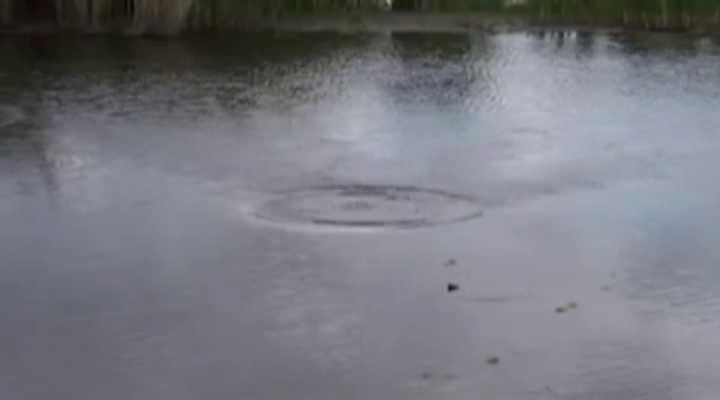
#> input picture frame 16 of src_open_cv/vsplesk.mp4, 720 x 400 px, given in place of 1.avi, which was not available
$ python tracker_2_2.py ../src_open_cv/vsplesk.png   (Python 2 division)   (older library calls are emulated)
#> lines starting #> are read from the running program, lines starting #| are printed output that depends on the picture; after the words box and inside, x2 and y2 are one past the last pixel; in counts of white or black regions, pixels touching at a corner belong together; pictures that were not available may be replaced by others from this repository, and a replacement may not be noted
### tracker_ver2/video.py
#!/usr/bin/env python

'''
Video capture sample.

Sample shows how VideoCapture class can be used to acquire video
frames from a camera of a movie file. Also the sample provides
an example of procedural video generation by an object, mimicking
the VideoCapture interface (see Chess class).

'create_capture' is a convinience function for capture creation,
falling back to procedural video in case of error.

Usage:
    video.py [--shotdir <shot path>] [source0] [source1] ...'

    sourceN is an
     - integer number for camera capture
     - name of video file
     - synth:<params> for procedural video

Synth examples:
    synth:bg=../cpp/lena.jpg:noise=0.1
    synth:class=chess:bg=../cpp/lena.jpg:noise=0.1:size=640x480

Keys:
    ESC    - exit
    SPACE  - save current frame to <shot path> directory

'''

import numpy as np
from numpy import pi, sin, cos

import cv2

# built-in modules
from time import clock

# local modules
import common

class VideoSynthBase(object):
    # [14 lines left out: function __init__, not called in this run]

    def render(self, dst):
        pass

    # [15 lines left out: function read, not called in this run]

    def isOpened(self):
        return True

class Chess(VideoSynthBase):
    # [45 lines left out: functions __init__, draw_quads, render, not called in this run]


classes = dict(chess=Chess)

presets = dict(
    empty = 'synth:',
    lena = 'synth:bg=../cpp/lena.jpg:noise=0.1',
    chess = 'synth:class=chess:bg=../cpp/lena.jpg:noise=0.1:size=640x480'
)


def create_capture(source = 0, fallback = presets['chess']):
    '''source: <int> or '<int>|<filename>|synth [:<param_name>=<value> [:...]]'
    '''
    source = str(source).strip()
    chunks = source.split(':')
    # handle drive letter ('c:', ...)
    if len(chunks) > 1 and len(chunks[0]) == 1 and chunks[0].isalpha():
        chunks[1] = chunks[0] + ':' + chunks[1]
        del chunks[0]

    source = chunks[0]
    try: source = int(source)
    except ValueError: pass
    params = dict( s.split('=') for s in chunks[1:] )

    cap = None
    if source == 'synth':
        Class = classes.get(params.get('class', None), VideoSynthBase)
        try: cap = Class(**params)
        except: pass
    else:
        cap = cv2.VideoCapture(source)
        if 'size' in params:
            w, h = map(int, params['size'].split('x'))
            cap.set(cv2.CAP_PROP_FRAME_WIDTH, w)
            cap.set(cv2.CAP_PROP_FRAME_HEIGHT, h)
    if cap is None or not cap.isOpened():
        print 'Warning: unable to open video source: ', source
        if fallback is not None:
            return create_capture(fallback, None)
    return cap

# [30 lines that do not run on import are left out]

### tracker_ver2/tracker_2_2.py
#!/usr/bin/env python

'''
This sample demonstrates Canny edge detection.

Usage:
  edge.py [<video source>]

  Trackbars control edge thresholds.

'''

import cv2

# relative module
import video

# built-in module
import sys


if __name__ == '__main__':
    print __doc__

    try:
        fn = "/root/v/1.avi"#sys.argv[1]
    except:
        fn = 0

    def nothing(*arg):
        pass

    cv2.namedWindow('edge')
    #cv2.createTrackbar('thrs1', 'edge', 1600, 5000, nothing)
    #cv2.createTrackbar('thrs2', 'edge', 600, 5000, nothing)

    cap = video.create_capture(fn)
    while True:
        flag, img = cap.read()
#> img is the input picture: shape (400, 720, 3); mean B, G, R 125.6, 118.3, 117.1
        gray = cv2.cvtColor(img, cv2.COLOR_BGR2GRAY)
        thrs1 = 500#cv2.getTrackbarPos('thrs1', 'edge')
        thrs2 = 4000#cv2.getTrackbarPos('thrs2', 'edge')
        edge = cv2.Canny(gray, thrs1, thrs2, apertureSize=5)
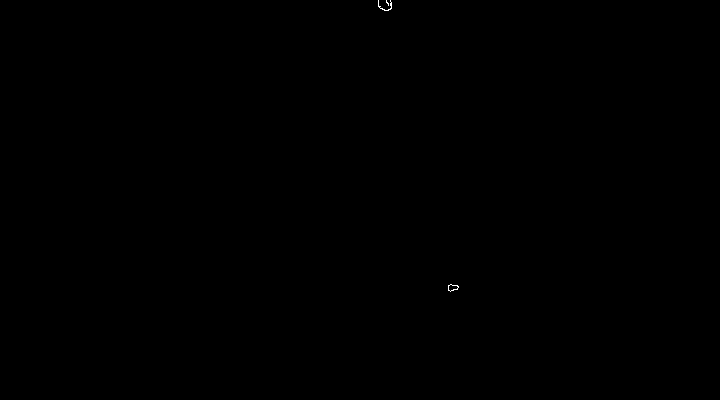
#> edge: shape (400, 720); 0.03% white in thin lines or dots, all inside (x1, y1, x2, y2) = (378, 0, 459, 292)
        vis = img.copy()
        vis /= 2
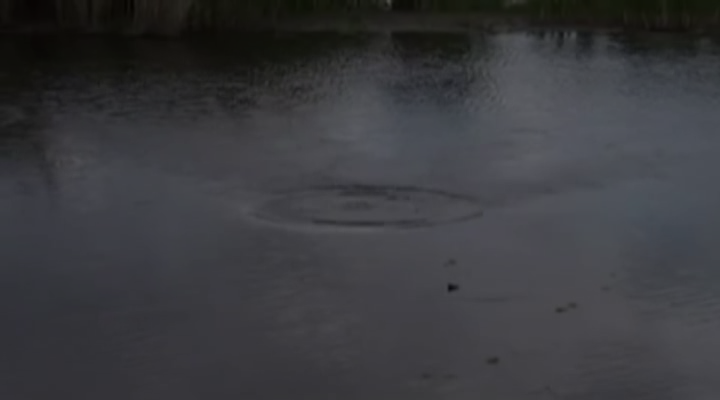
#> vis: shape (400, 720, 3); mean B, G, R 62.5, 58.9, 58.3
        vis[edge != 0] = (0, 255, 0)
#> vis: shape (400, 720, 3); 0.03% of pixels changed, all inside (x1, y1, x2, y2) = (378, 0, 459, 292)
        cv2.imshow('edge', vis)
        ch = cv2.waitKey(5)
#> (key Esc is pressed here)
        if ch == 27:
            break
    cv2.destroyAllWindows()

$ run again, starting later in the video
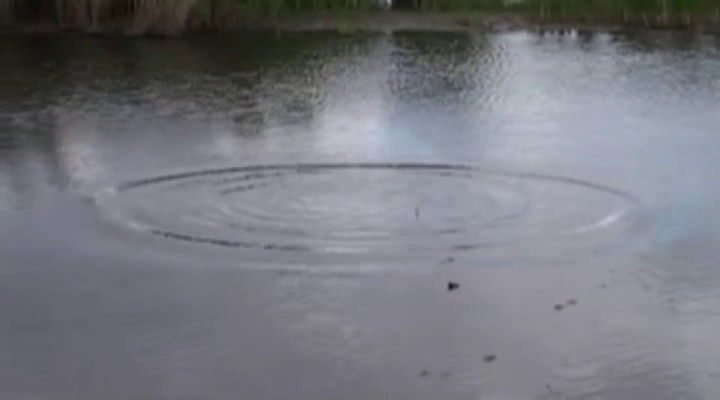
#> input picture frame 73 of src_open_cv/vsplesk.mp4, 720 x 400 px, given in place of 1.avi, which was not available
#> img is the input picture: shape (400, 720, 3); mean B, G, R 125.2, 117.9, 116.7
#> edge: shape (400, 720); 0.03% white in thin lines or dots, all inside (x1, y1, x2, y2) = (379, 0, 459, 290)
#> `vis /= 2`:
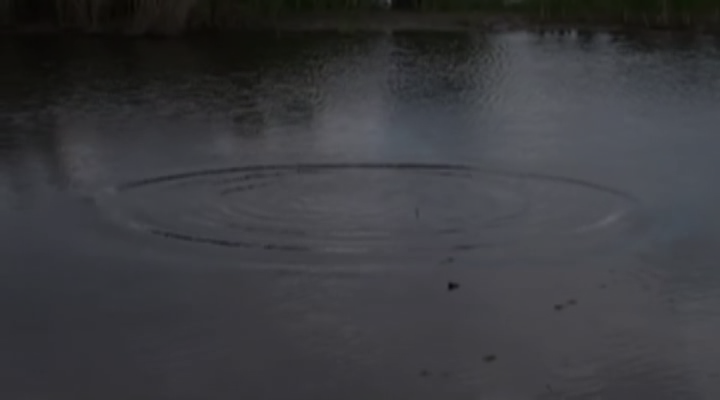
#> vis: shape (400, 720, 3); mean B, G, R 62.3, 58.7, 58.1

$ run again, starting later in the video
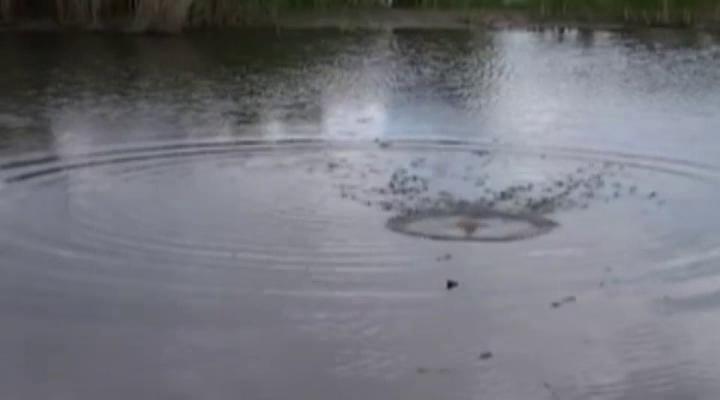
#> input picture frame 130 of src_open_cv/vsplesk.mp4, 720 x 400 px, given in place of 1.avi, which was not available
#> img is the input picture: shape (400, 720, 3); mean B, G, R 123.8, 116.3, 115.1
#> edge: shape (400, 720); 0.01% white in thin lines or dots, all inside (x1, y1, x2, y2) = (447, 280, 458, 289)
#> `vis /= 2`:
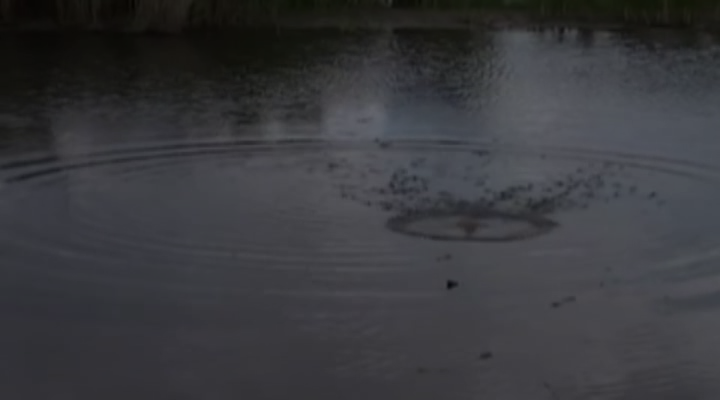
#> vis: shape (400, 720, 3); mean B, G, R 61.6, 57.9, 57.3
